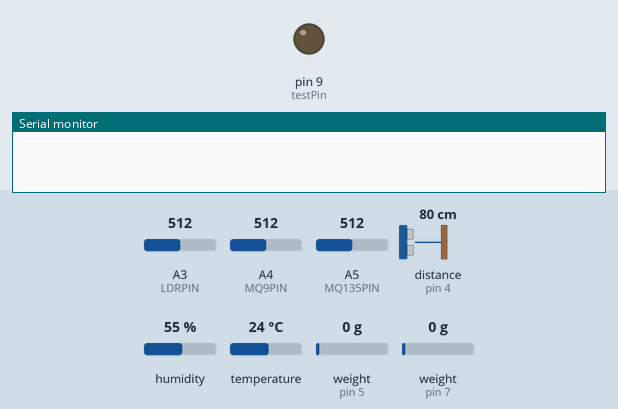
Simulated run of this sketch. Board: Arduino Uno, built with avr-gcc and run on an emulated ATmega328P. Shown: output pins drawn as LEDs (lit = HIGH), the last lines printed to the serial monitor. Wiring (inferred from the names in the program): ultrasonic range finder: trigger pin 3; echo pin 4. The inputs (shaded band) are chosen by the test bench; at power-on: A3 (LDRPIN) = 512, A4 (MQ9PIN) = 512, A5 (MQ135PIN) = 512, distance to the obstacle (sensor on pin 4) 80 cm, humidity 55 %, temperature 24 °C, weight on the scale (sensors on pin 5, pin 7) 0 g. The echo pulse lasts 58.3 µs per cm; pins used as bus, display or sensor lines are not drawn.

Above: at 3.0 s.
At 4.5 s:
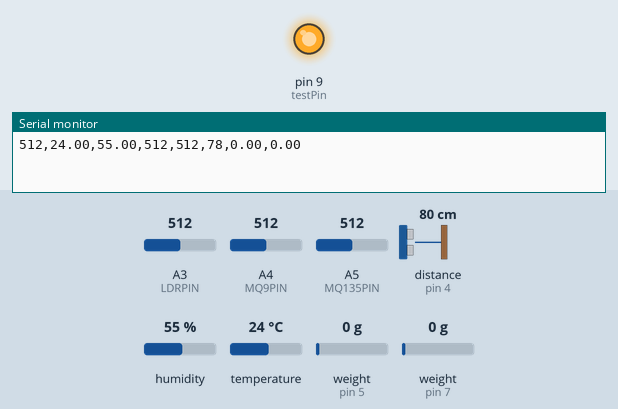
Timing chart, 0 to 11.1 s (numbered marks = the images above):
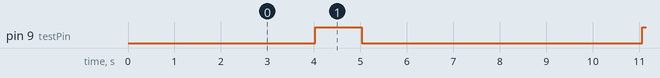

The sketch:

Arduino.ino
```cpp
#include <DHT.h>
#include "HX711.h"
#define DHTPIN 2
#define DHTTYPE DHT11
#define LDRPIN A3
#define MQ9PIN A4
#define MQ135PIN A5
#define TRIGPIN 3
#define ECHOPIN 4
// Load cell 1 (Water container)
#define LOADCELL1_DOUT_PIN 5
#define LOADCELL1_SCK_PIN 6
// Load cell 2 (Feeds container)
#define LOADCELL2_DOUT_PIN 7
#define LOADCELL2_SCK_PIN 8

// For test purposes.
#define testPin 9

HX711 scale1;
HX711 scale2;
DHT dht(DHTPIN, DHTTYPE);

// Replace with final calibration factor
float calibration_factor1 = -7050;
float calibration_factor2 = -7050;

void setup() {
  Serial.begin(9600);
  dht.begin();
  pinMode(TRIGPIN, OUTPUT);
  pinMode(ECHOPIN, INPUT);
  scale1.begin(LOADCELL1_DOUT_PIN, LOADCELL1_SCK_PIN);
  scale1.set_scale(calibration_factor1);
  scale1.tare();
  scale2.begin(LOADCELL2_DOUT_PIN, LOADCELL2_SCK_PIN);
  scale2.set_scale(calibration_factor2);
  scale2.tare();

  // For test purposes.
  pinMode(testPin, OUTPUT);
}

void loop() {
  // Processing for ultrasonic
  long duration = 0;
  int distance = 0;
  // Clear the trigger
  digitalWrite(TRIGPIN, LOW);
  delayMicroseconds(2);
  // Set the trigger HIGH for 10 microseconds
  digitalWrite(TRIGPIN, HIGH);
  delayMicroseconds(10);
  digitalWrite(TRIGPIN, LOW);
  // Read the echo
  duration = pulseIn(ECHOPIN, HIGH);
  // Calculate the distance (In centimeters)
  distance = duration * 0.034 / 2;

  // Processing for load cells
  float weight1 = 0;
  float weight2 = 0;
  if (scale1.is_ready() && scale2.is_ready()) {
    // Water container (In kilograms)
    weight1 = scale1.get_units(10);
    // Feeds container (In kilograms)
    weight2 = scale2.get_units(10);
  }

  int ldrValue = analogRead(LDRPIN);
  int mq9Value = analogRead(MQ9PIN);
  int mq135Value = analogRead(MQ135PIN);
  float temperature = dht.readTemperature();
  float humidity = dht.readHumidity();

  if (isnan(temperature) || isnan(humidity)) {
    Serial.println("Error reading DHT11 sensor.");
  } else {
    // Send readings to NodeMCU in a single line
    Serial.print(ldrValue);
    Serial.print(",");
    Serial.print(temperature);
    Serial.print(",");
    Serial.print(humidity);
    Serial.print(",");
    Serial.print(mq9Value);
    Serial.print(",");
    Serial.print(mq135Value);
    Serial.print(",");
    Serial.print(distance);
    Serial.print(",");
    Serial.print(weight1);
    Serial.print(",");
    Serial.println(weight2);

    // For test purposes.
    digitalWrite(testPin, HIGH);
    delay(1000);
    digitalWrite(testPin, LOW);
    delay(1000);
  }

  // Adjust interval for sensor scan
  delay(3000);
}
```

Measured:
- by itself, pin 9 (testPin): alternates HIGH for 1.0 s and LOW for 6.0 s
